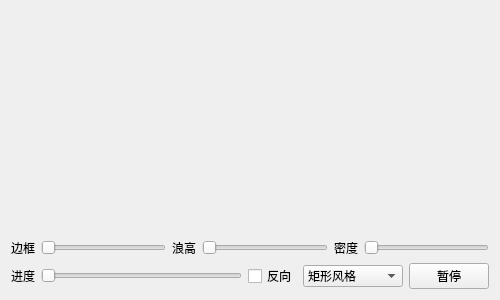
<?xml version="1.0" encoding="UTF-8"?>
<ui version="4.0">
 <class>frmProgressBarWater</class>
 <widget class="QWidget" name="frmProgressBarWater">
  <property name="geometry">
   <rect>
    <x>0</x>
    <y>0</y>
    <width>500</width>
    <height>300</height>
   </rect>
  </property>
  <property name="windowTitle">
   <string>Form</string>
  </property>
  <layout class="QGridLayout" name="gridLayout">
   <item row="0" column="0">
    <widget class="ProgressBarWater" name="progressBarWater1" native="true">
     <property name="sizePolicy">
      <sizepolicy hsizetype="Preferred" vsizetype="Expanding">
       <horstretch>0</horstretch>
       <verstretch>0</verstretch>
      </sizepolicy>
     </property>
    </widget>
   </item>
   <item row="0" column="1">
    <widget class="ProgressBarWater" name="progressBarWater2" native="true">
     <property name="sizePolicy">
      <sizepolicy hsizetype="Preferred" vsizetype="Expanding">
       <horstretch>0</horstretch>
       <verstretch>0</verstretch>
      </sizepolicy>
     </property>
    </widget>
   </item>
   <item row="1" column="0" colspan="2">
    <layout class="QHBoxLayout" name="horizontalLayout">
     <item>
      <widget class="QLabel" name="labBorderWidth">
       <property name="text">
        <string>边框</string>
       </property>
      </widget>
     </item>
     <item>
      <widget class="QSlider" name="sliderBorderWidth">
       <property name="sizePolicy">
        <sizepolicy hsizetype="Expanding" vsizetype="Fixed">
         <horstretch>0</horstretch>
         <verstretch>0</verstretch>
        </sizepolicy>
       </property>
       <property name="maximum">
        <number>20</number>
       </property>
       <property name="orientation">
        <enum>Qt::Horizontal</enum>
       </property>
      </widget>
     </item>
     <item>
      <widget class="QLabel" name="labWaterHeight">
       <property name="text">
        <string>浪高</string>
       </property>
      </widget>
     </item>
     <item>
      <widget class="QSlider" name="sliderWaterHeight">
       <property name="sizePolicy">
        <sizepolicy hsizetype="Expanding" vsizetype="Fixed">
         <horstretch>0</horstretch>
         <verstretch>0</verstretch>
        </sizepolicy>
       </property>
       <property name="maximum">
        <number>10</number>
       </property>
       <property name="orientation">
        <enum>Qt::Horizontal</enum>
       </property>
      </widget>
     </item>
     <item>
      <widget class="QLabel" name="labWaterDensity">
       <property name="text">
        <string>密度</string>
       </property>
      </widget>
     </item>
     <item>
      <widget class="QSlider" name="sliderWaterDensity">
       <property name="sizePolicy">
        <sizepolicy hsizetype="Expanding" vsizetype="Fixed">
         <horstretch>0</horstretch>
         <verstretch>0</verstretch>
        </sizepolicy>
       </property>
       <property name="maximum">
        <number>10</number>
       </property>
       <property name="orientation">
        <enum>Qt::Horizontal</enum>
       </property>
      </widget>
     </item>
    </layout>
   </item>
   <item row="2" column="0" colspan="2">
    <layout class="QHBoxLayout" name="horizontalLayout_2">
     <item>
      <widget class="QLabel" name="labValue">
       <property name="text">
        <string>进度</string>
       </property>
      </widget>
     </item>
     <item>
      <widget class="QSlider" name="sliderValue">
       <property name="sizePolicy">
        <sizepolicy hsizetype="Expanding" vsizetype="Fixed">
         <horstretch>0</horstretch>
         <verstretch>0</verstretch>
        </sizepolicy>
       </property>
       <property name="maximum">
        <number>100</number>
       </property>
       <property name="orientation">
        <enum>Qt::Horizontal</enum>
       </property>
      </widget>
     </item>
     <item>
      <widget class="QCheckBox" name="ckReverse">
       <property name="text">
        <string>反向</string>
       </property>
      </widget>
     </item>
     <item>
      <widget class="QComboBox" name="cboxPercentStyle">
       <property name="minimumSize">
        <size>
         <width>100</width>
         <height>0</height>
        </size>
       </property>
       <item>
        <property name="text">
         <string>矩形风格</string>
        </property>
       </item>
       <item>
        <property name="text">
         <string>圆形风格</string>
        </property>
       </item>
       <item>
        <property name="text">
         <string>椭圆风格</string>
        </property>
       </item>
       <item>
        <property name="text">
         <string>圆柱风格</string>
        </property>
       </item>
      </widget>
     </item>
     <item>
      <widget class="QPushButton" name="btnPause">
       <property name="text">
        <string>暂停</string>
       </property>
      </widget>
     </item>
    </layout>
   </item>
  </layout>
 </widget>
 <customwidgets>
  <customwidget>
   <class>ProgressBarWater</class>
   <extends>QWidget</extends>
   <header>progressbarwater.h</header>
   <container>1</container>
  </customwidget>
 </customwidgets>
 <resources/>
 <connections/>
</ui>
